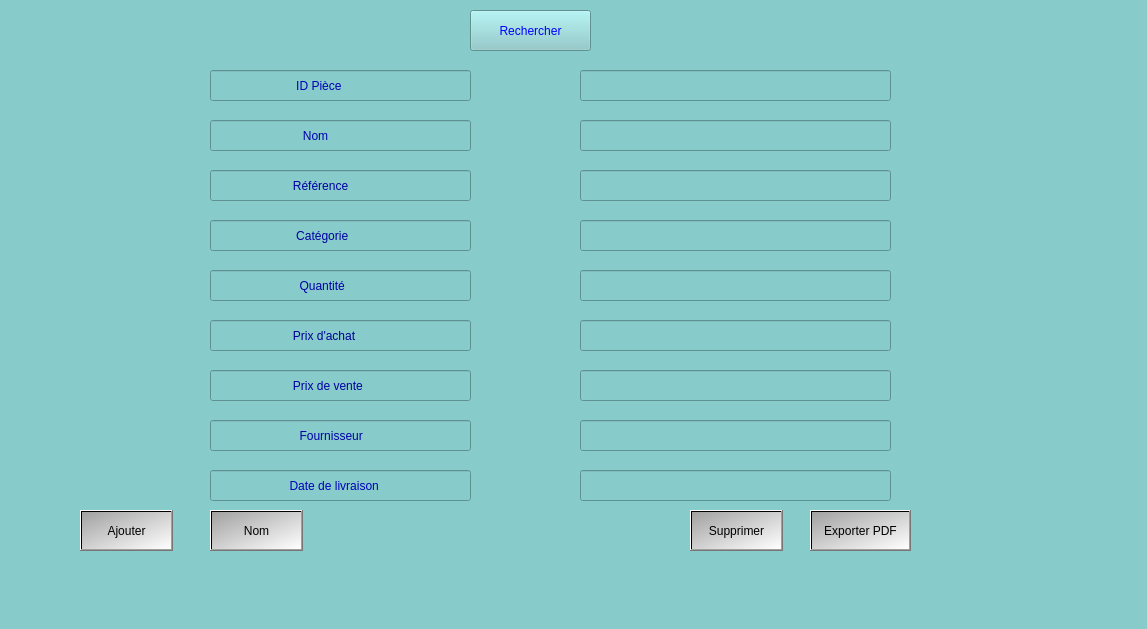
<?xml version="1.0" encoding="UTF-8"?>
<ui version="4.0">
 <class>MainWindow</class>
 <widget class="QMainWindow" name="MainWindow">
  <property name="geometry">
   <rect>
    <x>0</x>
    <y>0</y>
    <width>1147</width>
    <height>629</height>
   </rect>
  </property>
  <property name="windowTitle">
   <string>MainWindow</string>
  </property>
  <property name="styleSheet">
   <string notr="true">background-color: rgb(135, 203, 203);</string>
  </property>
  <widget class="QWidget" name="centralwidget">
   <widget class="QPushButton" name="pushButton">
    <property name="geometry">
     <rect>
      <x>80</x>
      <y>510</y>
      <width>93</width>
      <height>41</height>
     </rect>
    </property>
    <property name="styleSheet">
     <string notr="true">background-color: qlineargradient(spread:pad, x1:0, y1:0, x2:1, y2:1, stop:0 rgba(161, 161, 161, 255), stop:1 rgba(255, 255, 255, 255));
color: rgb(0, 0, 0);</string>
    </property>
    <property name="text">
     <string>Ajouter</string>
    </property>
   </widget>
   <widget class="QPushButton" name="pushButton_2">
    <property name="geometry">
     <rect>
      <x>210</x>
      <y>510</y>
      <width>93</width>
      <height>41</height>
     </rect>
    </property>
    <property name="styleSheet">
     <string notr="true">background-color: qlineargradient(spread:pad, x1:0, y1:0, x2:1, y2:1, stop:0 rgba(161, 161, 161, 255), stop:1 rgba(255, 255, 255, 255));
color: rgb(0, 0, 0);</string>
    </property>
    <property name="text">
     <string>Nom</string>
    </property>
   </widget>
   <widget class="QPushButton" name="pushButton_3">
    <property name="geometry">
     <rect>
      <x>690</x>
      <y>510</y>
      <width>93</width>
      <height>41</height>
     </rect>
    </property>
    <property name="styleSheet">
     <string notr="true">background-color: qlineargradient(spread:pad, x1:0, y1:0, x2:1, y2:1, stop:0 rgba(161, 161, 161, 255), stop:1 rgba(255, 255, 255, 255));
color: rgb(0, 0, 0);</string>
    </property>
    <property name="text">
     <string>Supprimer</string>
    </property>
   </widget>
   <widget class="QPushButton" name="pushButton_4">
    <property name="geometry">
     <rect>
      <x>810</x>
      <y>510</y>
      <width>101</width>
      <height>41</height>
     </rect>
    </property>
    <property name="styleSheet">
     <string notr="true">background-color: qlineargradient(spread:pad, x1:0, y1:0, x2:1, y2:1, stop:0 rgba(161, 161, 161, 255), stop:1 rgba(255, 255, 255, 255));
color: rgb(0, 0, 0);</string>
    </property>
    <property name="text">
     <string>Exporter PDF</string>
    </property>
   </widget>
   <widget class="QLineEdit" name="lineEdit">
    <property name="geometry">
     <rect>
      <x>580</x>
      <y>70</y>
      <width>311</width>
      <height>31</height>
     </rect>
    </property>
   </widget>
   <widget class="QLineEdit" name="lineEdit_2">
    <property name="geometry">
     <rect>
      <x>580</x>
      <y>120</y>
      <width>311</width>
      <height>31</height>
     </rect>
    </property>
   </widget>
   <widget class="QLineEdit" name="lineEdit_3">
    <property name="geometry">
     <rect>
      <x>580</x>
      <y>170</y>
      <width>311</width>
      <height>31</height>
     </rect>
    </property>
   </widget>
   <widget class="QLineEdit" name="lineEdit_4">
    <property name="geometry">
     <rect>
      <x>580</x>
      <y>220</y>
      <width>311</width>
      <height>31</height>
     </rect>
    </property>
   </widget>
   <widget class="QLineEdit" name="lineEdit_5">
    <property name="geometry">
     <rect>
      <x>580</x>
      <y>270</y>
      <width>311</width>
      <height>31</height>
     </rect>
    </property>
   </widget>
   <widget class="QLineEdit" name="lineEdit_6">
    <property name="geometry">
     <rect>
      <x>580</x>
      <y>320</y>
      <width>311</width>
      <height>31</height>
     </rect>
    </property>
   </widget>
   <widget class="QLineEdit" name="lineEdit_7">
    <property name="geometry">
     <rect>
      <x>210</x>
      <y>70</y>
      <width>261</width>
      <height>31</height>
     </rect>
    </property>
    <property name="styleSheet">
     <string notr="true">color: rgb(0, 0, 181);</string>
    </property>
    <property name="text">
     <string>                         ID Pièce</string>
    </property>
   </widget>
   <widget class="QLineEdit" name="lineEdit_8">
    <property name="geometry">
     <rect>
      <x>210</x>
      <y>120</y>
      <width>261</width>
      <height>31</height>
     </rect>
    </property>
    <property name="styleSheet">
     <string notr="true">color: rgb(0, 0, 175);</string>
    </property>
    <property name="text">
     <string>                           Nom</string>
    </property>
   </widget>
   <widget class="QLineEdit" name="lineEdit_9">
    <property name="geometry">
     <rect>
      <x>210</x>
      <y>170</y>
      <width>261</width>
      <height>31</height>
     </rect>
    </property>
    <property name="styleSheet">
     <string notr="true">color: rgb(0, 0, 162);</string>
    </property>
    <property name="text">
     <string>                        Référence</string>
    </property>
   </widget>
   <widget class="QLineEdit" name="lineEdit_10">
    <property name="geometry">
     <rect>
      <x>210</x>
      <y>220</y>
      <width>261</width>
      <height>31</height>
     </rect>
    </property>
    <property name="styleSheet">
     <string notr="true">color: rgb(0, 0, 158);</string>
    </property>
    <property name="text">
     <string>                         Catégorie</string>
    </property>
   </widget>
   <widget class="QLineEdit" name="lineEdit_11">
    <property name="geometry">
     <rect>
      <x>210</x>
      <y>270</y>
      <width>261</width>
      <height>31</height>
     </rect>
    </property>
    <property name="styleSheet">
     <string notr="true">color: rgb(0, 0, 165);</string>
    </property>
    <property name="text">
     <string>                          Quantité </string>
    </property>
   </widget>
   <widget class="QLineEdit" name="lineEdit_12">
    <property name="geometry">
     <rect>
      <x>210</x>
      <y>320</y>
      <width>261</width>
      <height>31</height>
     </rect>
    </property>
    <property name="styleSheet">
     <string notr="true">color: rgb(0, 0, 150);</string>
    </property>
    <property name="text">
     <string>                        Prix d'achat </string>
    </property>
   </widget>
   <widget class="QLineEdit" name="lineEdit_13">
    <property name="geometry">
     <rect>
      <x>210</x>
      <y>370</y>
      <width>261</width>
      <height>31</height>
     </rect>
    </property>
    <property name="styleSheet">
     <string notr="true">color: rgb(0, 0, 159);</string>
    </property>
    <property name="text">
     <string>                        Prix de vente </string>
    </property>
   </widget>
   <widget class="QLineEdit" name="lineEdit_14">
    <property name="geometry">
     <rect>
      <x>210</x>
      <y>420</y>
      <width>261</width>
      <height>31</height>
     </rect>
    </property>
    <property name="styleSheet">
     <string notr="true">
color: rgb(0, 0, 167);</string>
    </property>
    <property name="text">
     <string>                          Fournisseur </string>
    </property>
   </widget>
   <widget class="QLineEdit" name="lineEdit_15">
    <property name="geometry">
     <rect>
      <x>580</x>
      <y>370</y>
      <width>311</width>
      <height>31</height>
     </rect>
    </property>
   </widget>
   <widget class="QLineEdit" name="lineEdit_16">
    <property name="geometry">
     <rect>
      <x>580</x>
      <y>420</y>
      <width>311</width>
      <height>31</height>
     </rect>
    </property>
   </widget>
   <widget class="QPushButton" name="pushButton_5">
    <property name="geometry">
     <rect>
      <x>470</x>
      <y>10</y>
      <width>121</width>
      <height>41</height>
     </rect>
    </property>
    <property name="font">
     <font>
      <family>Segoe UI Symbol</family>
     </font>
    </property>
    <property name="styleSheet">
     <string notr="true">color: rgb(0, 0, 255);</string>
    </property>
    <property name="text">
     <string>Rechercher</string>
    </property>
   </widget>
   <widget class="QLineEdit" name="lineEdit_17">
    <property name="geometry">
     <rect>
      <x>210</x>
      <y>470</y>
      <width>261</width>
      <height>31</height>
     </rect>
    </property>
    <property name="styleSheet">
     <string notr="true">color: rgb(0, 0, 186);</string>
    </property>
    <property name="text">
     <string>                       Date de livraison </string>
    </property>
   </widget>
   <widget class="QLineEdit" name="lineEdit_18">
    <property name="geometry">
     <rect>
      <x>580</x>
      <y>470</y>
      <width>311</width>
      <height>31</height>
     </rect>
    </property>
   </widget>
  </widget>
  <widget class="QMenuBar" name="menubar">
   <property name="geometry">
    <rect>
     <x>0</x>
     <y>0</y>
     <width>1147</width>
     <height>26</height>
    </rect>
   </property>
  </widget>
  <widget class="QStatusBar" name="statusbar"/>
 </widget>
 <resources/>
 <connections/>
</ui>
